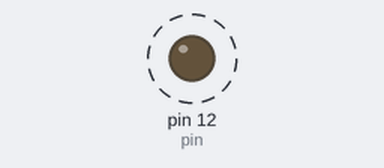
Simulated run of this sketch. Board: Arduino Uno, built with avr-gcc and run on an emulated ATmega328P. Shown: output pins drawn as LEDs (lit = HIGH). Dashed ring = blinking.

Above: at 0.2 s.
Timing chart, 0 to 3.0 s (numbered marks = the images above):
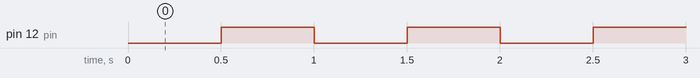

Measured:
- by itself, pin 12 (pin): alternates HIGH for 0.50 s and LOW for 0.50 s

The sketch:

L_chika.ino
```cpp
#include <MsTimer2.h>
#define VAL 500
int pin = 12;

void flash();

void setup() {
  pinMode(pin, OUTPUT);
  MsTimer2::set(VAL, flash);
  MsTimer2::start();
}

void loop() {
}

void flash() {
  static boolean output = HIGH;
  digitalWrite(pin, output);
  output = !output;
}
```
